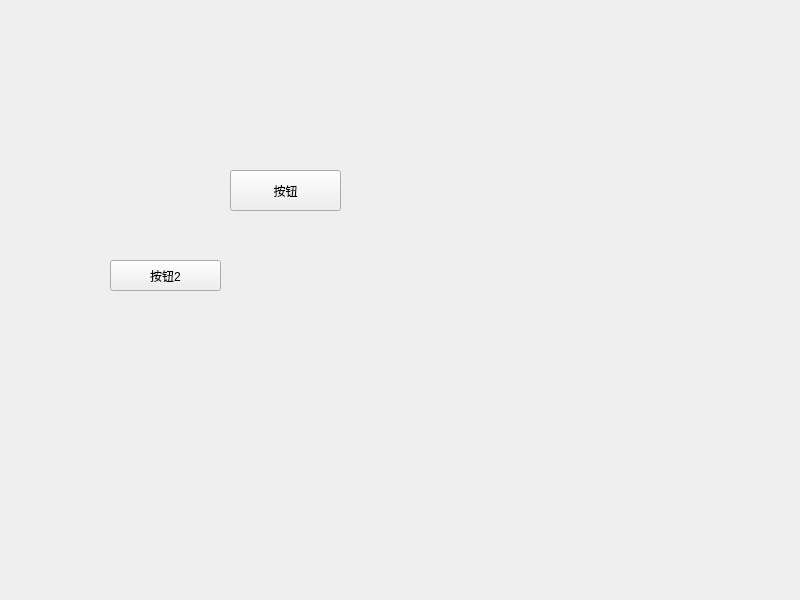
<?xml version="1.0" encoding="UTF-8"?>
<ui version="4.0">
 <class>Widget</class>
 <widget class="QWidget" name="Widget">
  <property name="geometry">
   <rect>
    <x>0</x>
    <y>0</y>
    <width>800</width>
    <height>600</height>
   </rect>
  </property>
  <property name="windowTitle">
   <string>Widget</string>
  </property>
  <widget class="QPushButton" name="pushButton">
   <property name="geometry">
    <rect>
     <x>230</x>
     <y>170</y>
     <width>111</width>
     <height>41</height>
    </rect>
   </property>
   <property name="text">
    <string>按钮</string>
   </property>
  </widget>
  <widget class="QPushButton" name="pushButton_2">
   <property name="geometry">
    <rect>
     <x>110</x>
     <y>260</y>
     <width>111</width>
     <height>31</height>
    </rect>
   </property>
   <property name="text">
    <string>按钮2</string>
   </property>
  </widget>
 </widget>
 <resources/>
 <connections/>
</ui>
